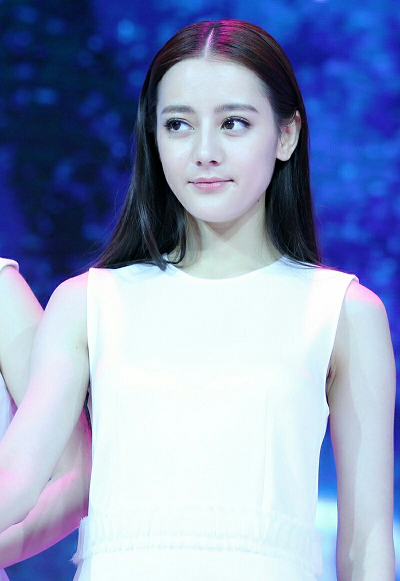
#> input picture opencv-python-for-primer/test/test.png, 400 x 581 px
$ python '24图像直方图.py'
#> lines starting #> are read from the running program, lines starting #| are printed output that depends on the picture
import cv2 as cv
import numpy as np
import matplotlib.pyplot as plt

def image_hist():
    image = cv.imread("test/test.png")
#> image is the input picture: shape (581, 400, 3); mean B, G, R 189.6, 154.2, 139.9
    cv.imshow("input", image)
    color = ('blue', 'green', 'red')
    for i, color in enumerate(color):
        hist = cv.calcHist([image], [i], None, [32], [0, 256])
        print(hist)
        plt.plot(hist, color=color)
        plt.xlim([0, 32])
#> this loop made 3 passes
#> (printed output is left out)
    plt.show()
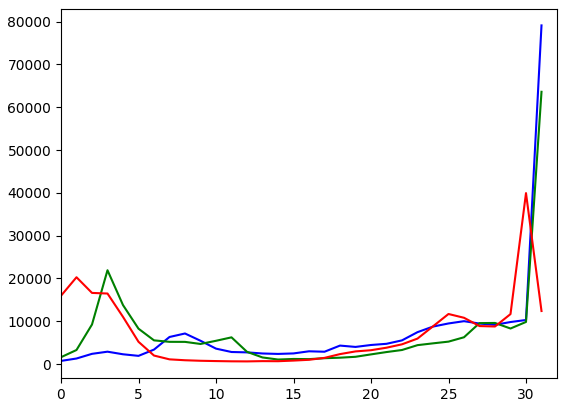
#> figure drawn by matplotlib, 1 panel; curve peaks at x = 31, y = 79121; curve peaks at x = 31, y = 63606; curve peaks at x = 30, y = 39932
    cv.waitKey(0)
    cv.destroyAllWindows()

if __name__ == "__main__":
    image_hist()
